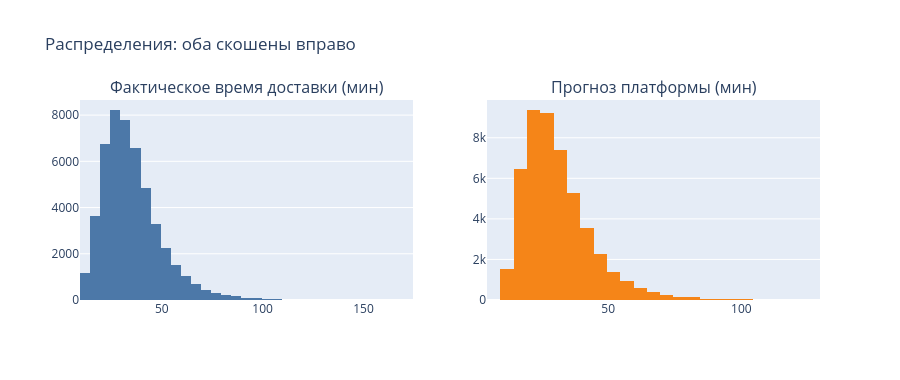

Notebook cell for this chart:
### Markdown cell above
### 2.1 Целевая переменная: факт vs прогноз платформы

### Code cell
fig = make_subplots(rows=1, cols=2, subplot_titles=(
    'Фактическое время доставки (мин)', 'Прогноз платформы (мин)'))
fig.add_trace(go.Histogram(x=d['actual_delivery_time_minutes'], nbinsx=60,
                           marker_color='#4c78a8', name='факт'), row=1, col=1)
fig.add_trace(go.Histogram(x=d['estimated_delivery_time_minutes'], nbinsx=60,
                           marker_color='#f58518', name='прогноз'), row=1, col=2)
fig.update_layout(showlegend=False, height=380, title='Распределения: оба скошены вправо')
fig.show()

delay = d['actual_delivery_time_minutes'] - d['estimated_delivery_time_minutes']
print('Среднее (факт - прогноз):', round(delay.mean(), 2), 'мин')
print('Доля заказов, где факт больше прогноза:', round((delay > 0).mean() * 100, 1), '%')

### Figure 1 — Plotly figure (JSON) as saved in the notebook; plotly's stock layout.template omitted (floating-point values rounded to 4 significant figures; data arrays with more than 128 entries replaced by an {"elided": "..."} marker saying what was removed)
{"data": [{"marker": {"color": "#4c78a8"}, "name": "факт", "nbinsx": 60, "type": "histogram", "x": {"elided": "49132 float values"}, "xaxis": "x", "yaxis": "y"}, {"marker": {"color": "#f58518"}, "name": "прогноз", "nbinsx": 60, "type": "histogram", "x": {"elided": "49132 int values"}, "xaxis": "x2", "yaxis": "y2"}], "layout": {"annotations": [{"font": {"size": 16}, "showarrow": false, "text": "Фактическое время доставки (мин)", "x": 0.225, "xanchor": "center", "xref": "paper", "y": 1, "yanchor": "bottom", "yref": "paper"}, {"font": {"size": 16}, "showarrow": false, "text": "Прогноз платформы (мин)", "x": 0.775, "xanchor": "center", "xref": "paper", "y": 1, "yanchor": "bottom", "yref": "paper"}], "height": 380, "showlegend": false, "title": {"text": "Распределения: оба скошены вправо"}, "xaxis": {"anchor": "y", "domain": [0, 0.45]}, "xaxis2": {"anchor": "y2", "domain": [0.55, 1]}, "yaxis": {"anchor": "x", "domain": [0, 1]}, "yaxis2": {"anchor": "x2", "domain": [0, 1]}}}
